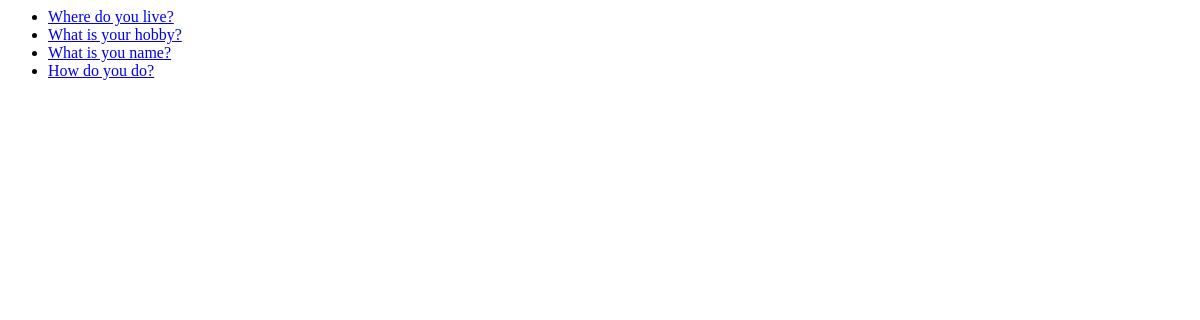
/polls/, run on an earlier commit of the app's database.
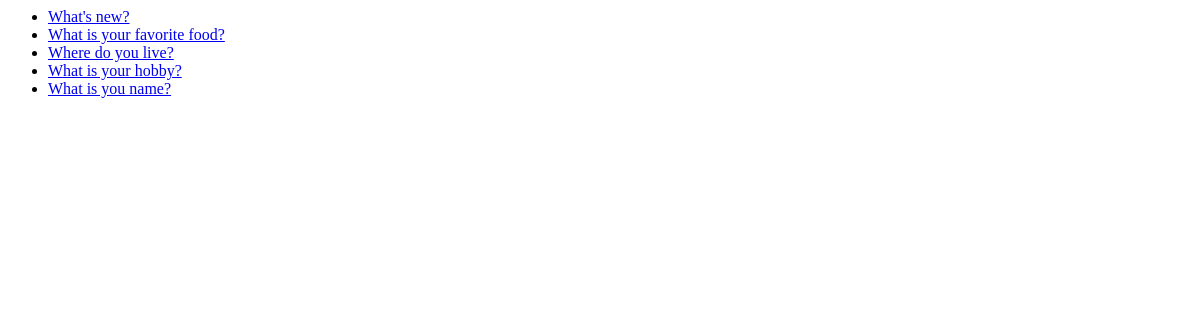
And on a later commit of the database.
### polls/models.py (models this page shows, shortened)
class Question(models.Model):
    question_text = models.CharField(max_length=200)
    pub_date = models.DateTimeField('date publised')

### polls/views.py (the view)
# urls.py: path('', views.index, name='index'),
def index(request):
    latest_question_list = Question.objects.all().order_by('-pub_date')[:5]
    context = {'latest_question_list': latest_question_list}
    return render(request, 'polls/index.html', context)

### polls/templates/polls/index.html
{% if latest_question_list %}
    <ul>
        {% for question in latest_question_list %}
            <li><a href="/polls/{{ question.id }}/">{{ question.question_text }}</a></li>
        {% endfor %}
    </ul>
{% else %}
    <p>No polls are available.</p>
{% endif %}

What changed in the data, as far as the page shows it:
no longer on this page (row unchanged): Question: question_text "How do you do?"
added Question: question_text "What's new?"
added Question: question_text "What is your favorite food?"
